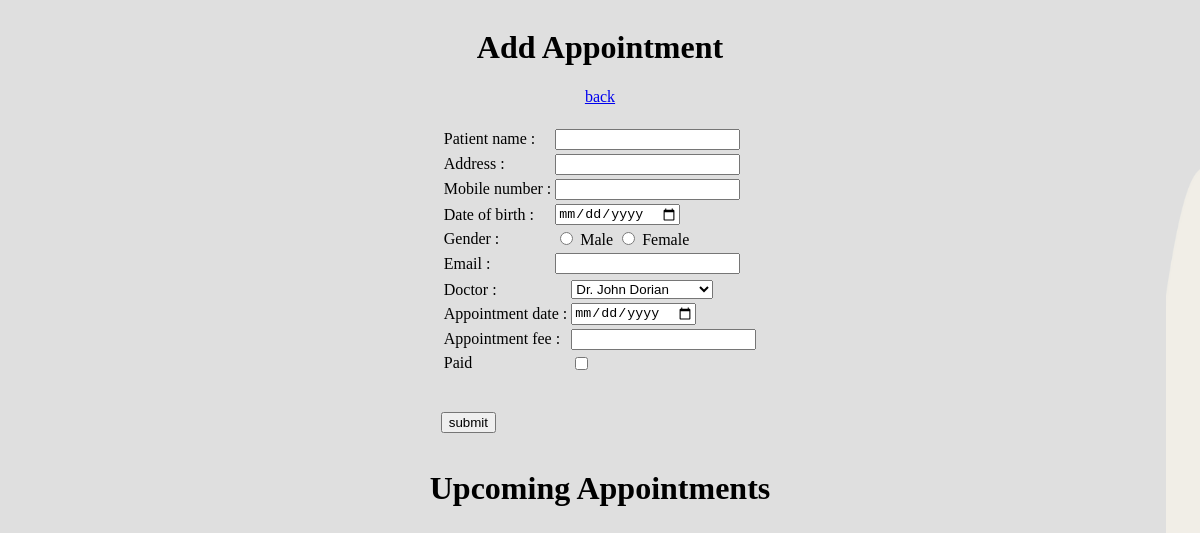
Before: /pages/appointment.php with the older database file.
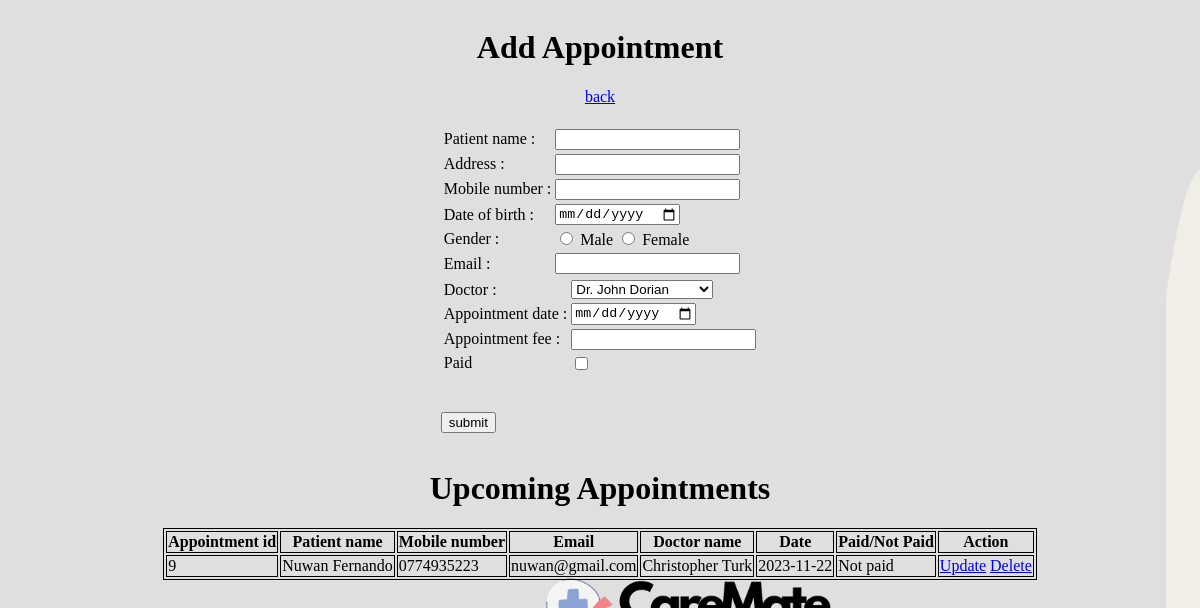
After: the same page with the newer database file.
### tables this page shows
CREATE TABLE `appointment` (
  `appointment_id` int(11) NOT NULL,
  `patient_id` int(11) NOT NULL,
  `doctor_id` int(11) NOT NULL,
  `appointment_date` date NOT NULL,
  `appointment_fee` decimal(10,0) NOT NULL,
  `is_paid` tinyint(1) NOT NULL
);

CREATE TABLE `patient` (
  `patient_id` int(11) NOT NULL,
  `patient_name` varchar(50) NOT NULL,
  `patient_address` varchar(100) NOT NULL,
  `mobile_number` char(10) NOT NULL,
  `dob` date NOT NULL,
  `gender` char(1) NOT NULL,
  `email` varchar(50) NOT NULL
);

CREATE TABLE `doctor` (
  `doctor_id` int(11) NOT NULL,
  `doctor_name` varchar(50) NOT NULL,
  `doctor_specialization` varchar(30) NOT NULL,
  `mobile_number` char(10) NOT NULL,
  `email` varchar(50) NOT NULL
);

### api/appointment/view-appointment.php (called while the page is built, shortened)
<?php include "../api/db/db_conn.php";
$sql = "SELECT a.appointment_id, p.patient_name, p.mobile_number, p.email, d.doctor_name, a.appointment_date, a.is_paid
        FROM appointment AS a
        LEFT JOIN patient AS p
        ON a.patient_id=p.patient_id
        LEFT JOIN doctor AS d
        ON a.doctor_id = d.doctor_id";
$res = mysqli_query($conn, $sql);

### pages/appointment.php (the view, shortened to what the changed rows need)
<?php include "../api/appointment/view-appointment.php";
include "../api/common/get-data.php" ?>
<html>
<head>
</head>
<body style="background-image: url('../img/main-bg.png'); background-repeat: no-repeat; background-attachment: fixed; background-size: cover;">
    <h1>Add Appointment</h1> <a href="./home.php">back</a>
    <h1>Upcoming Appointments</h1>
    <?php if (mysqli_num_rows($res)) { ?>
        <div id="viewTable">
            <table>
                <thead>
                    <tr>
                        <th scope="col">Appointment id</th>
                        <th scope="col">Patient name</th>
                        <th scope="col">Mobile number</th>
                        <th scope="col">Email</th>
                        <th scope="col">Doctor name</th>
                        <th scope="col">Date</th>
                        <th scope="col">Paid/Not Paid</th>
                        <th scope="col">Action</th>
                    </tr>
                </thead>
                <tbody>
                    <?php
                    while ($rows = mysqli_fetch_assoc($res)) {
                    ?>
                        <tr>
                            <td><?php echo $rows['appointment_id'] ?></td>
                            <td><?php echo $rows['patient_name'] ?></td>
                            <td><?php echo $rows['mobile_number'] ?></td>
                            <td><?php echo $rows['email'] ?></td>
                            <td><?php echo $rows['doctor_name'] ?></td>
                            <td><?php echo $rows['appointment_date'] ?></td>
                            <td><?php echo $rows['is_paid'] == 1 ? 'Paid' : 'Not paid'; ?></td>
                            <td><a href="./edit-appointment.php?id=<?= $rows['appointment_id'] ?>">Update</a>
                                <a href="../api/appointment/delete-appointment.php?id=<?= $rows['appointment_id'] ?>">Delete</a>
                            </td>
                        </tr>
                    <?php } ?>
                </tbody>
            </table>
        </div>
    <?php } ?>
</body>
</html>

Changed rows visible on the page:
added appointment: appointment_id "9", patient.patient_name "Nuwan Fernando", patient.mobile_number "0774935223", patient.email "nuwan@gmail.com", doctor.doctor_name "Christopher Turk", appointment_date "2023-11-22", is_paid "Not paid"
Other visible differences:
text now shown: "Appointment id Patient name Mobile number Email Doctor name Date Paid/Not Paid Action"
